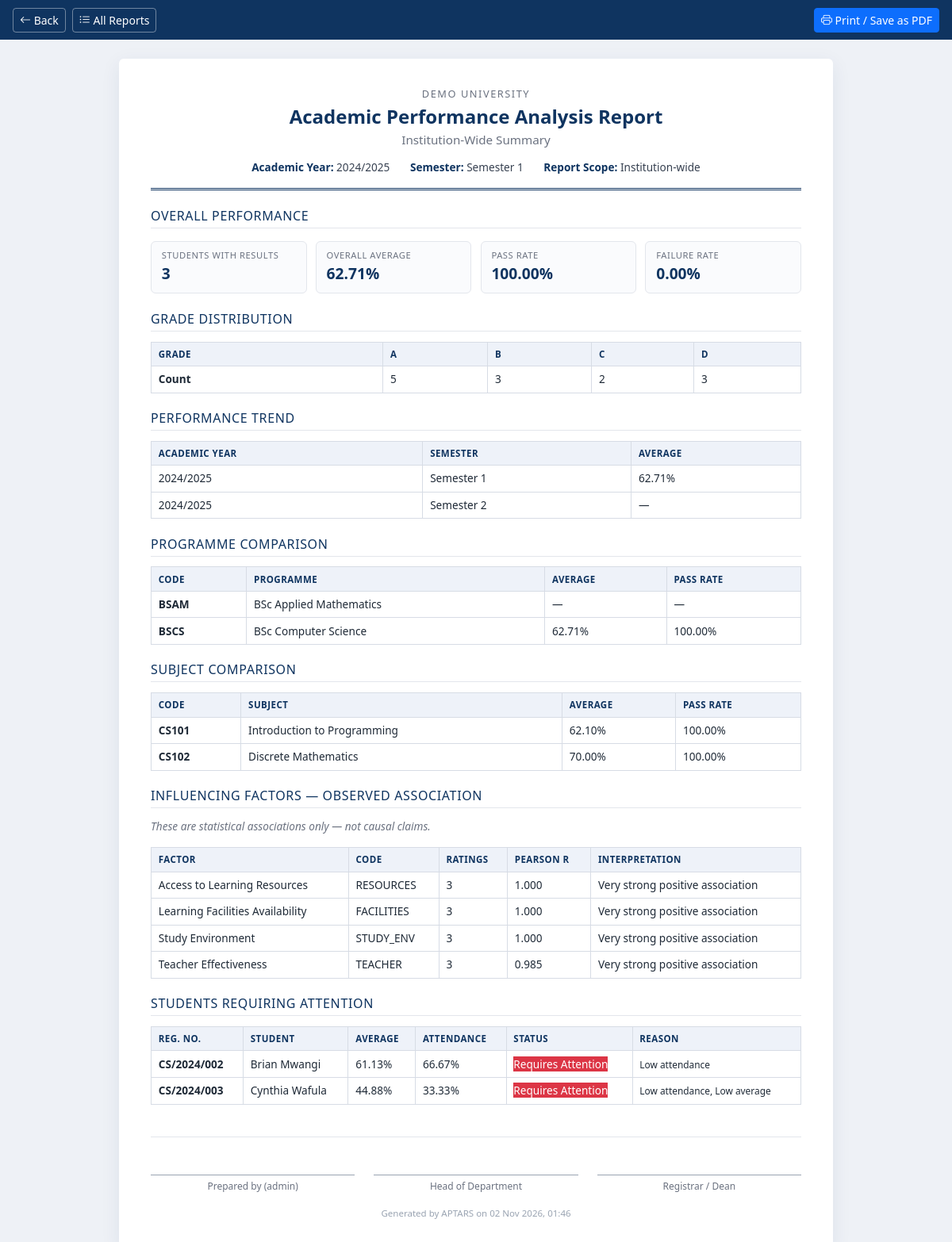
The page /reports/performance_report.php (signed in) on the database its author committed.
### tables this page shows
CREATE TABLE `influencing_factors` (
  `id`            INT UNSIGNED NOT NULL AUTO_INCREMENT,
  `name`          VARCHAR(100) NOT NULL,
  `code`          VARCHAR(30)  NOT NULL,
  `description`   TEXT,
  `scale_min`     TINYINT UNSIGNED NOT NULL DEFAULT 1,
  `scale_max`     TINYINT UNSIGNED NOT NULL DEFAULT 5,
  `scale_labels`  JSON DEFAULT NULL,
  `status`        ENUM('active','inactive') NOT NULL DEFAULT 'active',
  PRIMARY KEY (`id`),
  UNIQUE KEY `uk_factor_code` (`code`)
);

CREATE TABLE `students` (
  `id`                  INT UNSIGNED NOT NULL AUTO_INCREMENT,
  `user_id`             INT UNSIGNED DEFAULT NULL,
  `registration_number` VARCHAR(30) NOT NULL,
  `first_name`          VARCHAR(60) NOT NULL,
  `middle_name`         VARCHAR(60) DEFAULT NULL,
  `last_name`           VARCHAR(60) NOT NULL,
  `gender`              ENUM('Male','Female','Other') NOT NULL,
  `date_of_birth`       DATE DEFAULT NULL,
  `phone`               VARCHAR(20) DEFAULT NULL,
  `email`               VARCHAR(120) DEFAULT NULL,
  `programme_id`        INT UNSIGNED NOT NULL,
  `department_id`       INT UNSIGNED NOT NULL,
  `admission_year`      YEAR NOT NULL,
  `status`              ENUM('active','inactive','graduated','archived') NOT NULL DEFAULT 'active',
  `created_at`          TIMESTAMP NOT NULL DEFAULT CURRENT_TIMESTAMP,
  `updated_at`          TIMESTAMP NOT NULL DEFAULT CURRENT_TIMESTAMP ON UPDATE CURRENT_TIMESTAMP,
  PRIMARY KEY (`id`),
  UNIQUE KEY `uk_stud_reg`  (`registration_number`),
  KEY `idx_stud_prog` (`programme_id`),
  KEY `idx_stud_dept` (`department_id`),
  KEY `idx_stud_user` (`user_id`),
  CONSTRAINT `fk_stud_user`  FOREIGN KEY (`user_id`)     REFERENCES `users`(`id`)        ON UPDATE CASCADE ON DELETE SET NULL,
  CONSTRAINT `fk_stud_prog`  FOREIGN KEY (`programme_id`) REFERENCES `programmes`(`id`)   ON UPDATE CASCADE ON DELETE RESTRICT,
  CONSTRAINT `fk_stud_dept`  FOREIGN KEY (`department_id`) REFERENCES `departments`(`id`) ON UPDATE CASCADE ON DELETE RESTRICT
);

### config/database.php (called while the page is built, shortened)
<?php
function db(): PDO
{
    static $pdo = null;
    if ($pdo instanceof PDO) {
        return $pdo;
    }
    $dsn = sprintf('mysql:host=%s;dbname=%s;charset=%s', DB_HOST, DB_NAME, DB_CHARSET);
    $options = [
        PDO::ATTR_ERRMODE            => PDO::ERRMODE_EXCEPTION,
        PDO::ATTR_DEFAULT_FETCH_MODE => PDO::FETCH_ASSOC,
        PDO::ATTR_EMULATE_PREPARES   => false,
    ];
    try {
        $pdo = new PDO($dsn, DB_USER, DB_PASS, $options);
    } catch (PDOException $e) {
        error_log('[APTARS DB ERROR] ' . $e->getMessage());
        http_response_code(500);
        exit('Database connection failed. Please check config/database.php.');
    }
    return $pdo;
}

### includes/functions.php (called while the page is built, shortened)
<?php
function e(?string $v): string {
    return htmlspecialchars((string)$v, ENT_QUOTES | ENT_SUBSTITUTE, 'UTF-8');
}
function get(string $key, $default = null) {
    return isset($_GET[$key]) ? trim((string)$_GET[$key]) : $default;
}
function setting(string $key, $default = null) {
    static $cache = null;
    if ($cache === null) {
        $cache = [];
        try {
            foreach (db()->query('SELECT setting_key, setting_value FROM settings') as $row) {
                $cache[$row['setting_key']] = $row['setting_value'];
            }
        } catch (Throwable $t) {  }
    }
    return $cache[$key] ?? $default;
}
function gradeForPercentage(float $percentage): array {
    static $scales = null;
    if ($scales === null) {
        try {
            $scales = db()->query('SELECT * FROM grading_scales ORDER BY min_percentage DESC')->fetchAll();
        } catch (Throwable $t) { $scales = []; }
    }
    foreach ($scales as $s) {
        if ($percentage >= (float)$s['min_percentage'] && $percentage <= (float)$s['max_percentage']) {
            return $s;
        }
    }
    return ['grade' => 'E', 'grade_point' => 0.0, 'description' => 'Fail'];
}
function calculateGrade(float $percentage): string {
    return gradeForPercentage($percentage)['grade'];
}
function calculateGradePoint(string $grade): float {
    static $map = null;
    if ($map === null) {
        $map = [];
        try {
            foreach (db()->query('SELECT grade, grade_point FROM grading_scales') as $r) {
                $map[$r['grade']] = (float)$r['grade_point'];
            }
        } catch (Throwable $t) {}
    }
    return $map[$grade] ?? 0.0;
}
function pct(?float $v, int $dp = 2): string {
    return $v === null ? '-' : number_format($v, $dp) . '%';
}

### includes/analysis.php (called while the page is built, shortened)
<?php
function studentPerformanceSummary(int $studentId, int $semesterId): array {
    $pdo = db();
    $stmt = $pdo->prepare("
        SELECT sub.id AS subject_id, sub.code, sub.name,
               AVG(r.percentage) AS avg_pct,
               COUNT(r.id) AS assessment_count
        FROM results r
        JOIN subjects sub ON sub.id = r.subject_id
        WHERE r.student_id = ? AND r.semester_id = ? AND r.status='published'
        GROUP BY sub.id, sub.code, sub.name
    ");
    $stmt->execute([$studentId, $semesterId]);
    $subjects = $stmt->fetchAll();
    $avg = 0.0; $gpa = 0.0; $passed = 0; $failed = 0; $totalCredits = 0;
    foreach ($subjects as $s) {
        $p = (float)$s['avg_pct'];
        $avg += $p;
        $g = calculateGrade($p);
        $gp = calculateGradePoint($g);
        $credits = (int)(db()->query("SELECT credit_hours FROM subjects WHERE id=".(int)$s['subject_id'])->fetchColumn() ?: 0);
        $gpa += $gp * max($credits, 1);
        $totalCredits += max($credits, 1);
        if ($p >= 40) $passed++; else $failed++;
    }
    $avg = $subjects ? $avg / count($subjects) : 0.0;
    $gpa = $totalCredits > 0 ? $gpa / $totalCredits : 0.0;
    $stmt = $pdo->prepare("
        SELECT COALESCE(SUM(CASE WHEN status IN ('Present','Late') THEN 1 ELSE 0 END)/NULLIF(COUNT(*),0)*100, 0)
        FROM attendance WHERE student_id=? AND semester_id=?
    ");
    $stmt->execute([$studentId, $semesterId]);
    $attendance = (float)$stmt->fetchColumn();
    return [
        'avg' => $avg, 'gpa' => $gpa,
        'passed' => $passed, 'failed' => $failed,
        'subjects' => count($subjects),
        'attendance_pct' => $attendance,
        'per_subject' => $subjects,
    ];
}
function attentionStatus(int $studentId, int $semesterId): array {
    $perfThr = (float)setting('performance_threshold', 50);
    $attThr  = (float)setting('attendance_threshold', 75);
    $failThr = (int)setting('failed_subjects_threshold', 2);
    $sum = studentPerformanceSummary($studentId, $semesterId);
    $avg = $sum['avg']; $att = $sum['attendance_pct']; $failed = $sum['failed'];
    $reason = [];
    $status = 'Normal';
    if ($att > 0 && $att < $attThr) { $status = 'Requires Attention'; $reason[] = 'Low attendance'; }
    if ($sum['subjects'] > 0 && $avg < $perfThr) { $status = 'Requires Attention'; $reason[] = 'Low average'; }
    return ['status'=>$status, 'reason'=>$reason, 'avg'=>$avg, 'attendance'=>$att, 'failed'=>$failed];
}
function factorAssociation(int $factorId, int $semesterId): array {
    $stmt = db()->prepare("
        SELECT sf.student_id, sf.rating,
               (SELECT AVG(percentage) FROM results r WHERE r.student_id = sf.student_id AND r.semester_id = sf.semester_id AND r.status='published') AS avg_pct
        FROM student_factors sf
        WHERE sf.factor_id = ? AND sf.semester_id = ?
    ");
    $stmt->execute([$factorId, $semesterId]);
    $rows = $stmt->fetchAll();
    $x = []; $y = []; $points = [];
    foreach ($rows as $r) {
        $x[] = (float)$r['rating'];
        $y[] = (float)$r['avg_pct'];
        $points[] = ['x'=>(float)$r['rating'], 'y'=>round((float)$r['avg_pct'],2)];
    }
    $n = count($x);
    $mx = array_sum($x)/$n; $my = array_sum($y)/$n;
    $num=0; $dx=0; $dy=0;
    for ($i=0; $i<$n; $i++) {
        $a = $x[$i]-$mx; $b = $y[$i]-$my;
        $num += $a*$b; $dx += $a*$a; $dy += $b*$b;
    }
    $denom = sqrt($dx*$dy);
    $r = $denom == 0 ? 0 : $num/$denom;
    return ['r'=>round($r,3), 'n'=>$n, 'points'=>$points];
}
function describeCorrelation(?float $r): string {
    $a = abs($r);
    $dir = $r >= 0 ? 'positive' : 'negative';
    return "Very strong $dir association";
}

### reports/performance_report.php (the view, shortened to what this page needs)
<?php
require_once __DIR__ . '/../includes/analysis.php';
require_once __DIR__ . '/../includes/report_shell.php';
$semId = (int)get('semester_id', (int)setting('current_semester_id', 1));
$stmt = db()->prepare("
    SELECT COUNT(DISTINCT student_id) AS students,
           COALESCE(AVG(percentage),0) AS avg,
           COALESCE(SUM(CASE WHEN percentage>=40 THEN 1 ELSE 0 END)/NULLIF(COUNT(*),0)*100,0) AS pass_rate
    FROM results WHERE semester_id=? AND status='published'
");
$stmt->execute([$semId]);
$overall = $stmt->fetch();
$stmt = db()->prepare("SELECT grade, COUNT(*) AS c FROM results WHERE semester_id=? AND status='published' GROUP BY grade ORDER BY grade");
$stmt->execute([$semId]);
$grades = [];
foreach ($stmt->fetchAll() as $g) $grades[$g['grade']] = (int)$g['c'];
$stmt = db()->prepare("
    SELECT p.code, p.name,
           (SELECT AVG(r.percentage) FROM results r JOIN students s2 ON s2.id=r.student_id WHERE s2.programme_id=p.id AND r.semester_id=? AND r.status='published') AS avg,
           (SELECT SUM(CASE WHEN r.percentage>=40 THEN 1 ELSE 0 END)/NULLIF(COUNT(*),0)*100 FROM results r JOIN students s2 ON s2.id=r.student_id WHERE s2.programme_id=p.id AND r.semester_id=? AND r.status='published') AS pass_rate
    FROM programmes p WHERE p.status='active' ORDER BY p.code
");
$stmt->execute([$semId, $semId]);
$programmes = $stmt->fetchAll();
$stmt = db()->prepare("
    SELECT sub.code, sub.name,
           (SELECT AVG(r.percentage) FROM results r WHERE r.subject_id=sub.id AND r.semester_id=? AND r.status='published') AS avg,
           (SELECT SUM(CASE WHEN r.percentage>=40 THEN 1 ELSE 0 END)/NULLIF(COUNT(*),0)*100 FROM results r WHERE r.subject_id=sub.id AND r.semester_id=? AND r.status='published') AS pass_rate
    FROM subjects sub WHERE sub.status='active' ORDER BY sub.code
");
$stmt->execute([$semId, $semId]);
$subjects = $stmt->fetchAll();
$trend = db()->query("
    SELECT sem.semester_name, y.year_name, y.start_date,
           AVG(r.percentage) AS avg
    FROM semesters sem
    JOIN academic_years y ON y.id=sem.academic_year_id
    LEFT JOIN results r ON r.semester_id=sem.id AND r.status='published'
    GROUP BY sem.id, sem.semester_name, y.year_name, y.start_date
    ORDER BY y.start_date, sem.start_date
")->fetchAll();
$factors = db()->query("SELECT * FROM influencing_factors WHERE status='active' ORDER BY name")->fetchAll();
$factorRows = [];
foreach ($factors as $f) {
    $a = factorAssociation((int)$f['id'], $semId);
    $factorRows[] = ['factor'=>$f, 'r'=>$a['r'], 'n'=>$a['n'], 'desc'=>describeCorrelation($a['r'])];
}
$students = db()->query("SELECT id, registration_number, first_name, last_name FROM students WHERE status='active' ORDER BY registration_number")->fetchAll();
$attention = [];
foreach ($students as $s) {
    $a = attentionStatus((int)$s['id'], $semId);
    if ($a['status'] === 'Normal') continue;
    $attention[] = ['student'=>$s] + $a;
}
usort($attention, fn($a,$b) => $a['status'] === 'Requires Attention' ? -1 : 1);
?>
  <section class="report-section">
    <h2>Overall Performance</h2>
    <div class="stat-grid">
      <div class="stat-box"><div class="lbl">Students with Results</div><div class="val"><?= (int)$overall['students'] ?></div></div>
      <div class="stat-box"><div class="lbl">Overall Average</div><div class="val"><?= pct((float)$overall['avg']) ?></div></div>
      <div class="stat-box"><div class="lbl">Pass Rate</div><div class="val"><?= pct((float)$overall['pass_rate']) ?></div></div>
      <div class="stat-box"><div class="lbl">Failure Rate</div><div class="val"><?= pct(100 - (float)$overall['pass_rate']) ?></div></div>
    </div>
  </section>
  <?php if ($grades): ?>
  <section class="report-section">
    <h2>Grade Distribution</h2>
    <table>
      <thead><tr><th>Grade</th><?php foreach (array_keys($grades) as $g): ?><th><?= e($g) ?></th><?php endforeach; ?></tr></thead>
      <tbody><tr><td><strong>Count</strong></td><?php foreach ($grades as $c): ?><td><?= (int)$c ?></td><?php endforeach; ?></tr></tbody>
    </table>
  </section>
  <?php endif; ?>
  <section class="report-section">
    <h2>Performance Trend</h2>
    <?php if ($trend): ?>
      <table>
        <thead><tr><th>Academic Year</th><th>Semester</th><th>Average</th></tr></thead>
        <tbody>
        <?php foreach ($trend as $t): ?>
          <tr>
            <td><?= e($t['year_name']) ?></td>
            <td><?= e($t['semester_name']) ?></td>
            <td><?= $t['avg'] !== null ? pct((float)$t['avg']) : '—' ?></td>
          </tr>
        <?php endforeach; ?>
        </tbody>
      </table>
    <?php else: ?>
      <p class="empty-msg">No trend data.</p>
    <?php endif; ?>
  </section>
  <section class="report-section">
    <h2>Programme Comparison</h2>
    <table>
      <thead><tr><th>Code</th><th>Programme</th><th>Average</th><th>Pass Rate</th></tr></thead>
      <tbody>
      <?php foreach ($programmes as $p): ?>
        <tr>
          <td><strong><?= e($p['code']) ?></strong></td>
          <td><?= e($p['name']) ?></td>
          <td><?= $p['avg'] !== null ? pct((float)$p['avg']) : '—' ?></td>
          <td><?= $p['pass_rate'] !== null ? pct((float)$p['pass_rate']) : '—' ?></td>
        </tr>
      <?php endforeach; ?>
      </tbody>
    </table>
  </section>
  <section class="report-section">
    <h2>Subject Comparison</h2>
    <table>
      <thead><tr><th>Code</th><th>Subject</th><th>Average</th><th>Pass Rate</th></tr></thead>
      <tbody>
      <?php foreach ($subjects as $s): if ($s['avg'] === null) continue; ?>
        <tr>
          <td><strong><?= e($s['code']) ?></strong></td>
          <td><?= e($s['name']) ?></td>
          <td><?= pct((float)$s['avg']) ?></td>
          <td><?= pct((float)$s['pass_rate']) ?></td>
        </tr>
      <?php endforeach; ?>
      </tbody>
    </table>
  </section>
  <section class="report-section">
    <h2>Influencing Factors — Observed Association</h2>
    <p class="muted" style="font-size:.85rem"><em>These are statistical associations only — not causal claims.</em></p>
    <?php if ($factorRows): ?>
      <table>
        <thead><tr><th>Factor</th><th>Code</th><th>Ratings</th><th>Pearson r</th><th>Interpretation</th></tr></thead>
        <tbody>
        <?php foreach ($factorRows as $f): ?>
          <tr>
            <td><?= e($f['factor']['name']) ?></td>
            <td><?= e($f['factor']['code']) ?></td>
            <td><?= (int)$f['n'] ?></td>
            <td><?= $f['r'] === null ? '—' : number_format($f['r'], 3) ?></td>
            <td><?= e($f['desc']) ?></td>
          </tr>
        <?php endforeach; ?>
        </tbody>
      </table>
    <?php else: ?>
      <p class="empty-msg">No factor data available.</p>
    <?php endif; ?>
  </section>
  <section class="report-section">
    <h2>Students Requiring Attention</h2>
    <?php if ($attention): ?>
      <table>
        <thead><tr><th>Reg. No.</th><th>Student</th><th>Average</th><th>Attendance</th><th>Status</th><th>Reason</th></tr></thead>
        <tbody>
        <?php foreach ($attention as $a): ?>
          <tr>
            <td><strong><?= e($a['student']['registration_number']) ?></strong></td>
            <td><?= e($a['student']['first_name'].' '.$a['student']['last_name']) ?></td>
            <td><?= pct($a['avg']) ?></td>
            <td><?= pct($a['attendance']) ?></td>
            <td><span class="badge-status-<?= $a['status']==='Requires Attention'?'Requires':e($a['status']) ?>"><?= e($a['status']) ?></span></td>
            <td><small><?= e(implode(', ', $a['reason'])) ?></small></td>
          </tr>
        <?php endforeach; ?>
        </tbody>
      </table>
    <?php else: ?>
      <p class="empty-msg">No students currently flagged.</p>
    <?php endif; ?>
  </section>

### rows shown on the page
influencing_factors: name "Access to Learning Resources", code "RESOURCES"
influencing_factors: name "Learning Facilities Availability", code "FACILITIES"
influencing_factors: name "Study Environment", code "STUDY_ENV"
influencing_factors: name "Teacher Effectiveness", code "TEACHER"
students: registration_number "CS/2024/002", first_name+last_name "Brian Mwangi"
students: registration_number "CS/2024/003", first_name+last_name "Cynthia Wafula"

### other values the page prints
$inst "DEMO UNIVERSITY"
$title "Academic Performance Analysis Report"
$subtitle "Institution-Wide Summary"
$k "Academic Year"
$v "2024/2025"
$k "Semester"
$v "Semester 1"
$k "Report Scope"
$v "Institution-wide"
$overall['students'] "3"
pct((float)$overall['avg']) "62.71%"
pct((float)$overall['pass_rate']) "100.00%"
pct(100 - (float)$overall['pass_rate']) "0.00%"
$g "A"
$g "B"
